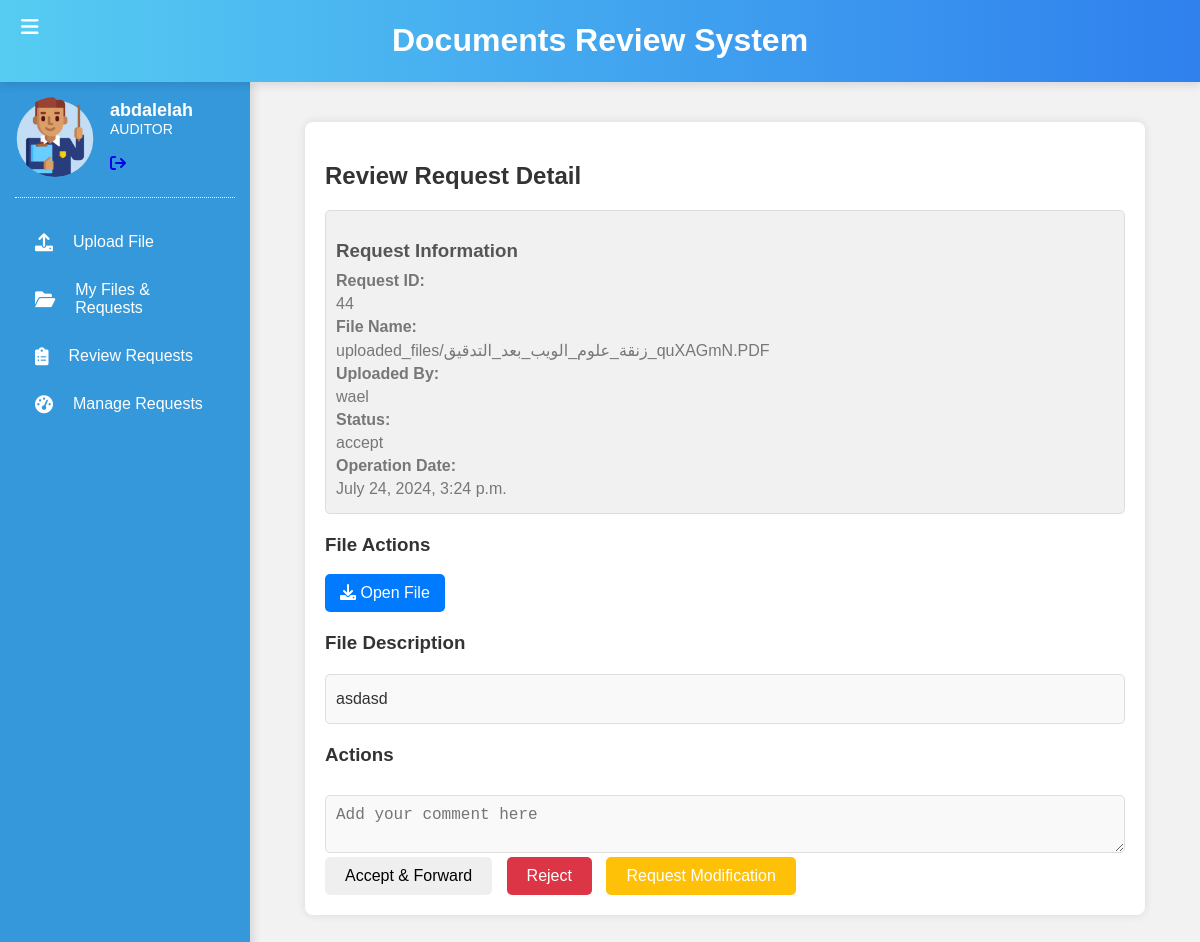
/review_request/44/ (signed in), run on the app's committed database.
### document_review/models.py (models this page shows, shortened)
class Custom_User(models.Model):
    class Role(models.TextChoices):
        ASSISTANT="ASSISTANT",'Assistant'
        AUDITOR="AUDITOR",'Auditor'
        SUPERVISOR='SUPERVISOR','Supervisor'
        MANAGER='MANAGER','Manager'
    role = models.CharField(max_length=50,choices=Role.choices)
    user=models.OneToOneField(User,on_delete=models.CASCADE)

class ReviewOperation(models.Model):
    OPERATION_TYPE_CHOICES = [
        ('confirm', 'Confirm'),
        ('request_modification', 'Request Modification'),
        ('reject', 'Reject'),
        ('pending','Pending')
    ]
    file = models.ForeignKey(File, on_delete=models.CASCADE, related_name='review_operations')
    forward_by=models.ForeignKey(User, on_delete=models.CASCADE, null=True,blank=True)
    reviewed_by = models.ForeignKey(User, on_delete=models.CASCADE, related_name='review_operations',null=True,blank=True)
    operation_type = models.CharField(max_length=20, choices=OPERATION_TYPE_CHOICES)
    comments = models.TextField()
    operation_date = models.DateTimeField(auto_now_add=True)
    class Meta:
            ordering = [
                Case(
                    When(operation_type='reject', then=0),
                    When(operation_type='request_modification', then=1),
                    When(operation_type='pending', then=2),
                    When(operation_type='confirm', then=3),
                    output_field=IntegerField(),
                ),
                '-operation_date',
            ]

class File(models.Model):
    file = models.FileField(upload_to='uploaded_files',null=False)
    file_type = models.ForeignKey(FileType, on_delete=models.CASCADE)
    description = HTMLField()
    uploaded_by = models.ForeignKey(User, on_delete=models.CASCADE, related_name='uploaded_files')
    upload_date = models.DateTimeField(auto_now_add=True)
    is_reviewed = models.BooleanField(default=False)
    class Meta:
        ordering = ['-upload_date']

### document_review/views.py (the view, shortened to what this page needs)
# urls.py: path('review_request/<int:pk>/', ReviewRequestDetailView.as_view(), name='review_request_detail'),
class ReviewRequestDetailView(DetailView):
    model = ReviewOperation
    template_name = 'review_request_detail/review_request_detail.html'
    context_object_name = 'review_request'
    def get_object(self, queryset=None):
        if not hasattr(self, 'object'):
            self.object = super().get_object(queryset=queryset)
        return self.object
    def get_context_data(self, **kwargs):
        context = super().get_context_data(**kwargs)
        review_request = self.get_object()
        context['file'] = review_request.file
        context['user'] = self.request.user
        return context

### document_review/Templates/review_request_detail/review_request_detail.html (shortened to what this page needs)
{% extends "index/index.html" %}
{% load static %}
{% block pages %}
<!DOCTYPE html>
<html lang="en">
<head>
    <link rel="stylesheet" href="https://cdnjs.cloudflare.com/ajax/libs/font-awesome/6.0.0-beta3/css/all.min.css" />
    <link rel="stylesheet" href="{% static 'css/review_request.css' %}">
</head>
<body>
<div class="container2">
    <h2>Review Request Detail</h2>
    <div class="detail-box">
        <h3>Request Information</h3>
        <p><strong>Request ID:</strong> {{ review_request.id }}</p>
        <p><strong>File Name:</strong> {{ file.file.name }}</p>
        <p><strong>Uploaded By:</strong> {{ file.uploaded_by.username }}</p>
        <p><strong>Status:</strong> {{ review_request.operation_type }}</p>
        <p><strong>Operation Date:</strong> {{ review_request.operation_date }}</p>
    </div>
    <div class="file-actions">
        <h3>File Actions</h3>
        {% if file.file %}
        <a href="{{ file.file.url }}" target="_blank" class="btn btn-primary"><i class="fas fa-download"></i> Open File</a>
        {% endif %}
    </div>
    <div class="description-box">
        <h3>File Description</h3>
        <div class="comment-box">
            {{ file.description|safe }}
        </div>
    </div>
    <div class="action-buttons">
        <h3>Actions</h3>
        <form method="post" enctype="multipart/form-data">
            {% if review_request.operation_type == 'request_modification' and file.uploaded_by == user %}
            <div class="comments-section">
                <h3>Comments</h3>
                <div class="comment-box">
                    <strong>{{ review_request.reviewed_by }} |{{ review_request.reviewed_by.custom_user.role }} :</strong>
                    <p>{{ review_request.comments }}</p>
                </div>
            </div>
                <div class="reupload-box">
                    <label for="fileInput">Re-upload File</label>
                    <input name="file" type="file" id="fileInput" accept=".pdf,.doc,.jpg,.jpeg,.png" required>
                </div>
                <div class="description-box">
                    <label for="description" class="form-label">Description</label>
                    <textarea id="description" name="description">{{ file.description|safe }}</textarea>
                </div>
                <button type="submit" name="confirm" value="confirm" class="btn btn-success">Confirm</button>
            {% else %}
            {% if user.custom_user.role == 'MANAGER' %}
                <textarea id="commentInput" name="comments" class="comment-input" placeholder="Add your comment here" required></textarea>
                <button class="acceptBtn" type="submit" name="accept-directly" value="accept-directly" class="btn btn-warning">Accept Directly</button>
                <button type="submit" name="reject" value="reject" class="btn btn-danger">Reject</button>
            {% elif user.custom_user.role == 'AUDITOR' %}
                <textarea id="commentInput" name="comments" class="comment-input" placeholder="Add your comment here" required></textarea>
                <button class="acceptBtn" type="submit" name="accept" value="accept" class="btn btn-primary">Accept & Forward</button>
                <button type="submit" name="reject" value="reject" class="btn btn-danger">Reject</button>
                <button type="submit" name="request_modification" value="request_modification" class="btn btn-warning">Request Modification</button>
            {% endif %}
        {% endif %}
        </form>
    </div>
</div>
</body>
</html>
{% endblock pages %}

### document_review/Templates/index/index.html (shortened to what this page needs)
<!DOCTYPE html>
{% load static %}
<html lang="en">
<head>
    <link rel="stylesheet" href="{% static 'css/styles.css' %}">
    <link rel="stylesheet" href="https://cdnjs.cloudflare.com/ajax/libs/font-awesome/6.0.0-beta3/css/all.min.css">
</head>
<body>
    <div class="header">
        <button id="toggleSidebar"><i class="fas fa-bars"></i></button>
        <h1>Documents Review System</h1>
    </div>
    <div class="container">
        {% if user.is_authenticated %}
        <div class="sidebar" id="sidebar">
            <div class="teacher-profile">
                <img src="{% static 'icons/teacher.png' %}" alt="Teacher" class="teacher-icon">
                <div class="teacher-info">
                    <h3>{{user}}</h3>
                    <p>
                        {{user.custom_user.role}}
                    </p>
                    <br>
                    <form id="logout-form" method="post" action="{% url 'logout' %}">
                        <a href="#" onclick="document.getElementById('logout-form').submit();">
                            <i class="fa fa-sign-out"></i>
                        </a>
                    </form>
                </div>
            </div>
            <div class="divider"></div>
            <ul>
                {% if user.is_authenticated %}
                {% if user.custom_user.role == 'ASSISTANT' or user.custom_user.role == 'AUDITOR' %}
                <li><a href="{% url 'upload_file' %}"><i class="fas fa-upload"></i> <span>Upload File</span></a></li>
                    <li>
                        <a href="{% url 'user_files' %}">
                            <i class="fas fa-folder-open"></i> <span>My Files & Requests</span>
                        </a>
                    </li>
                {% endif %}
            {% endif %}
            {% if not  user.custom_user.role == 'ASSISTANT' %}
            <li><a href="{% url 'review_requests' %}"><i class="fas fa-clipboard-list"></i> <span>Review Requests</span></a></li>
            {% endif %}
            {% if user.custom_user.role == 'AUDITOR' %}
            <li><a href="{% url 'manage_requests' %}"><i class="fas fa-tachometer-alt"></i><span>Manage Requests</span></a></li>
            {% endif %}
            </ul>
        </div>
        {% endif %}
        <div class="main-content">
          {% block pages %}
          {% endblock pages %}
        </div>
    </div>
</body>
</html>

### static/css/styles.css (style rules this page uses)
body { font-family: Arial, sans-serif; margin: 0; background-color: #f0f4f8; color: #333; }
.header { background: linear-gradient(90deg, #56ccf2, #2f80ed); color: white; padding: 1px; text-align: center; position: relative; box-shadow: 0 4px 8px rgba(0, 0, 0, 0.1); }
#toggleSidebar { position: absolute; left: 15px; top: 15px; background: none; border: none; color: white; font-size: 20px; cursor: pointer; }
.container { display: flex; min-height: 100vh; }
.sidebar { width: 250px; background-color: #3498db; overflow-y: auto; box-shadow: 4px 0 8px rgba(0, 0, 0, 0.1); padding: 15px; box-sizing: border-box; }
.sidebar ul { list-style-type: none; padding: 0; margin: 0; }
.sidebar ul li { position: relative; }
.sidebar ul li a { text-decoration: none; color: white; display: flex; align-items: center; padding: 15px 20px; transition: background-color 0.3s, color 0.3s; }
.sidebar ul li a i { margin-right: 10px; font-size: 18px; }
.sidebar ul li a span { margin-left: 10px; font-size: 16px; }
.main-content { flex-grow: 1; padding: 20px; overflow: auto; }
.teacher-profile { display: flex; align-items: center; margin-bottom: 20px; }
.teacher-icon { width: 80px; height: 80px; border-radius: 50%; margin-right: 15px; }
.teacher-info h3 { margin: 0; font-size: 18px; color: white; }
.teacher-info p { margin: 0; font-size: 14px; color: white; }
.divider { border-bottom: 1px dotted white; margin-bottom: 20px; }

### static/css/review_request.css (style rules this page uses)
body { font-family: Arial, sans-serif; background-color: #f2f2f2; margin: 0; padding: 0; }
.container2 { max-width: 800px; margin: 20px auto; background-color: #fff; padding: 20px; border-radius: 8px; box-shadow: 0 0 10px rgba(0,0,0,0.1); }
.container2 h2 { color: #333; margin-bottom: 20px; }
.detail-box { border-top: 2px solid #ddd; padding-top: 20px; margin-top: 20px; }
.detail-box h3 { color: #555; margin-bottom: 10px; }
.detail-box p { font-size: 16px; color: #777; margin-bottom: 8px; }
.action-buttons { margin-top: 20px; }
.action-buttons button { padding: 10px 20px; margin-right: 10px; border: none; border-radius: 5px; cursor: pointer; font-size: 16px; transition: background-color 0.3s ease; }
.comment-input { width: 100%; padding: 10px; margin-top: 10px; border: 1px solid #ccc; border-radius: 5px; box-sizing: border-box; font-size: 16px; }
.file-actions { margin-top: 10px; }
.file-actions a { display: inline-block; padding: 10px 20px; background-color: #007bff; color: #fff; text-decoration: none; border-radius: 5px; transition: background-color 0.3s ease; }

### document_review/Templates/review_request_detail/review_request_detail.html (style rules this page uses)
.comment-box { border: 1px solid #ddd; padding: 10px; margin-top: 20px; border-radius: 5px; background-color: #f9f9f9; }
.comment-box p { margin: 5px 0; }
.description-box { margin-top: 20px; }
.action-buttons { margin-top: 20px; }
.detail-box { border: 1px solid #ddd; padding: 10px; border-radius: 5px; background-color: #f1f1f1; }
.detail-box p { margin: 5px 0; }
.detail-box strong { display: block; margin-bottom: 5px; }
.file-actions { margin-top: 20px; }
.file-actions a { text-decoration: none; color: #fff; background-color: #007bff; padding: 10px 15px; border-radius: 5px; display: inline-block; margin-right: 10px; }
.btn { padding: 10px 15px; border-radius: 5px; color: #fff; text-decoration: none; display: inline-block; margin-right: 10px; }
.btn-warning { background-color: #ffc107; }
.btn-danger { background-color: #dc3545; }
.btn-primary { background-color: #007bff; }
.comment-input { width: 100%; padding: 10px; margin-top: 10px; border: 1px solid #ddd; border-radius: 5px; background-color: #f9f9f9; }

### data on the page
ReviewOperation: id "44", operation_type "accept", operation_date "July 24, 2024, 3:24 p.m."
File: file.name "uploaded_files/زنقة_علوم_الويب_بعد_التدقيق_quXAGmN.PDF", uploaded_by.username "wael", description "asdasd"

### other printed values
{{ user }} "abdalelah"
{{ user.custom_user.role }} "AUDITOR"
